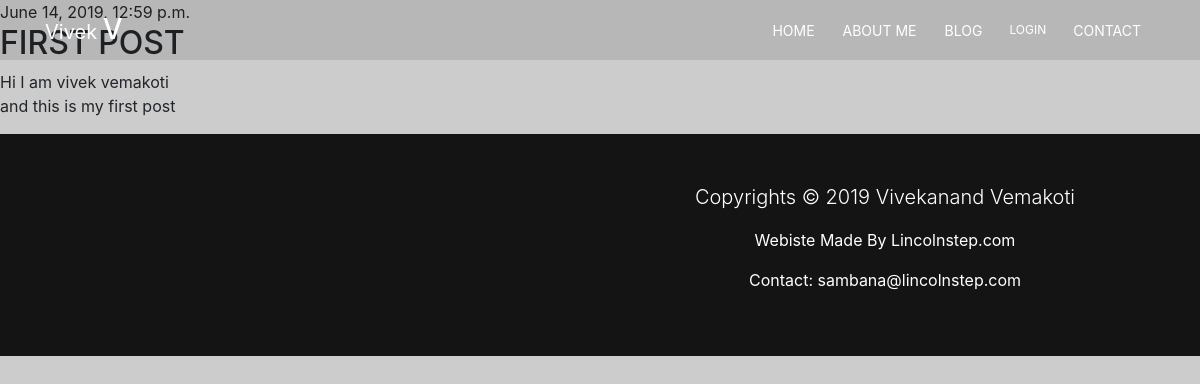
The app's page /post/1/ with its own data.
### blog/models.py (models this page shows, shortened)
class Post(models.Model):
    author = models.ForeignKey(settings.AUTH_USER_MODEL, on_delete=models.CASCADE)
    title = models.CharField(max_length=200)
    text = RichTextField()
    created_date = models.DateTimeField(default=timezone.now)
    published_date = models.DateTimeField(blank=True, null=True)
    image = models.ImageField(upload_to='blog_images',validators=[FileExtensionValidator(['jpg','gif','png'])],blank=True)

### blog/views.py (the view)
# urls.py: path('post/<int:pk>/', views.post_detail, name='post_detail'),
def post_detail(request, pk):
    post = get_object_or_404(Post, pk=pk)
    return render(request, 'blog/post_detail.html', {'post': post})

### blog/templates/blog/post_detail.html
{% extends 'blog/base.html' %}
{% block content %}
    <div class="post">
        {% if post.published_date %}
            <div class="date">
                {{ post.published_date }}
            </div>
        {% endif %}
        <h2>{{ post.title }}</h2>
        <p>{{ post.text|linebreaksbr }}</p>
    </div>
{% endblock %}

### blog/static/css/style.css (style rules this page uses)
@media (min-width:200px) { body { overflow-x: hidden; } }
@media (min-width: 576px) { body { overflow-x: hidden; } }
@media (min-width:768px) { body { overflow-x: hidden; } }
@media (min-width:992px) { body { overflow-x: hidden; } }
@media (min-width:1200px) { body { overflow-x: hidden; } }

### records on screen
Post: published_date "June 14, 2019, 12:59 p.m.", title "FIRST POST", text "Hi I am vivek vemakoti and this is my first post"
